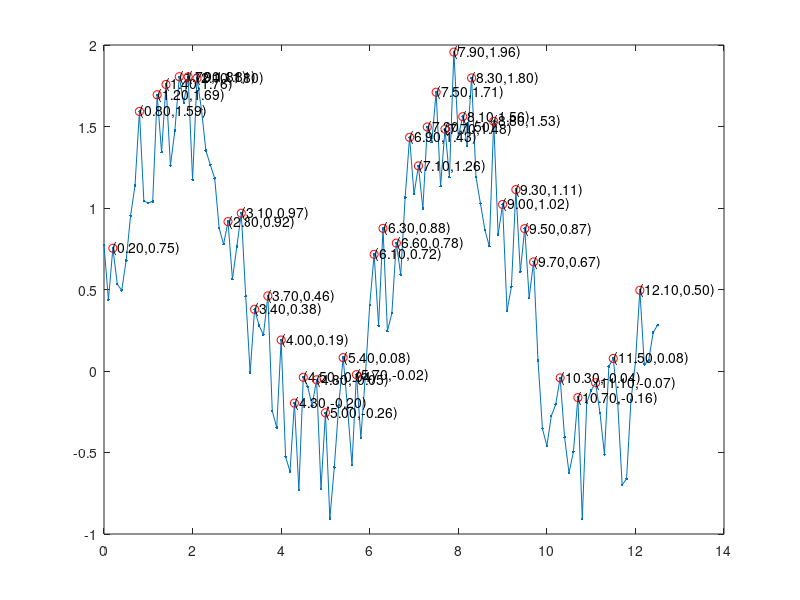

The MATLAB script that drew this image:
t=0:0.1:4*pi;
y=sin(t)+rand(1, length(t));
plot(t, y, '.-');
hold on;

for i = 2:length(t)-1
    if y(i) > y(i-1) && y(i) > y(i+1)
        plot(t(i), y(i), 'marker', 'o', 'markerEdgeColor', 'r');
        text(t(i), y(i), ['(', num2str(t(i), '%.02f'),',', num2str(y(i), '%.02f'), ')']);
    end    
end

hold off;